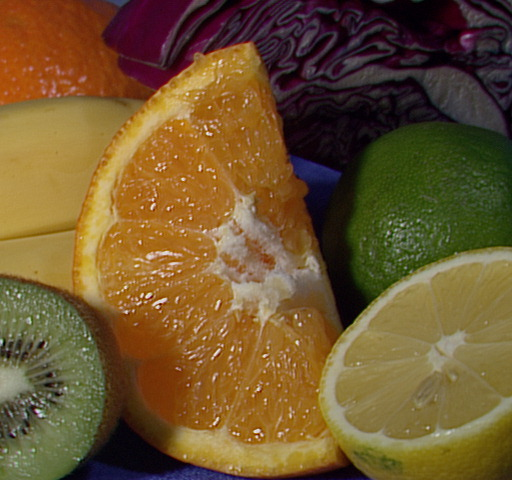
#> input picture Data/fruits.jpg, 512 x 480 px
$ python Edges_CannyDetector.py
#> lines starting #> are read from the running program, lines starting #| are printed output that depends on the picture; after the words box and inside, x2 and y2 are one past the last pixel; in counts of white or black regions, pixels touching at a corner belong together
import cv2 as cv
import argparse
title_window = 'Edges_CannyDetector.py'

max_lowThreshold = 100
window_name = 'Edge Map'
title_trackbar = 'Min Threshold:'
ratio = 3
kernel_size = 3

def CannyThreshold(val):
    low_threshold = val
    img_blur = cv.blur(src_gray, (3,3))
    detected_edges = cv.Canny(img_blur, low_threshold, low_threshold*ratio, kernel_size)
    mask = detected_edges != 0
    dst1 = src * (mask[:,:,None].astype(src.dtype))
    cv.imshow(window_name, dst1)
    cv.waitKey(1000000)

parser = argparse.ArgumentParser(description='Code for Canny Edge Detector tutorial.')
parser.add_argument('--input', help='Path to input image.', default='../Data/fruits.jpg')
args = parser.parse_args()

src = cv.imread(cv.samples.findFile(args.input))
#> src is the input picture: shape (480, 512, 3); mean B, G, R 46.2, 85.6, 110.8
if src is None:
    print('Could not open or find the image: ', args.input)
    exit(0)

src_gray = cv.cvtColor(src, cv.COLOR_BGR2GRAY)
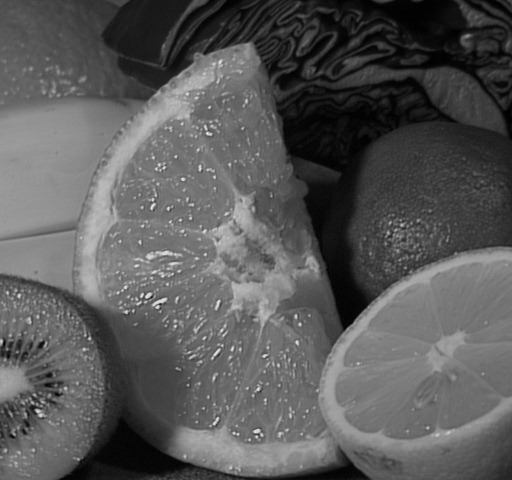
#> src_gray: shape (480, 512); min 0, max 238, mean 88.7

cv.namedWindow(window_name)
cv.createTrackbar(title_trackbar, window_name , 0, max_lowThreshold, CannyThreshold)
#> slider 'Min Threshold:' is set to 20

CannyThreshold(0)
#> in CannyThreshold, `detected_edges = cv.Canny(img_blur, low_threshold, low_threshold*ratio..`:
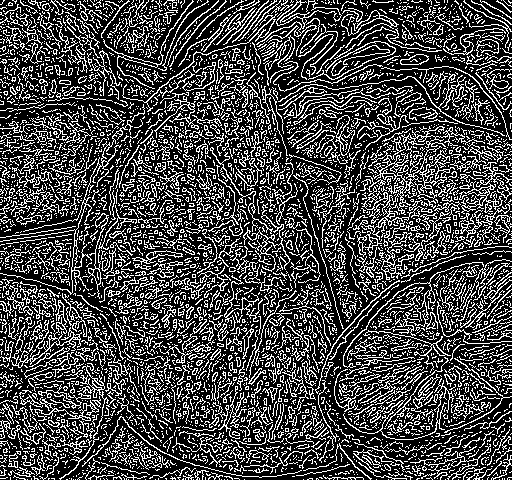
#> detected_edges: shape (480, 512); 27.9% white in thin lines or dots
#> in CannyThreshold, `mask = detected_edges != 0`: mask: shape (480, 512) bool; 27.9% white in thin lines or dots
#> in CannyThreshold, `dst1 = src * (mask[:,:,None].astype(src.dtype))`:
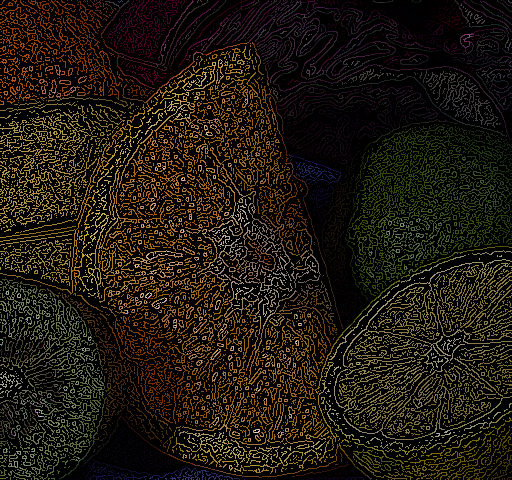
#> dst1: shape (480, 512, 3); mean B, G, R 13.5, 24.5, 31.3
#> call 2 of CannyThreshold, with val = 20
#> in CannyThreshold (call 2), `detected_edges = cv.Canny(img_blur, low_threshold, low_threshold*ratio..`:
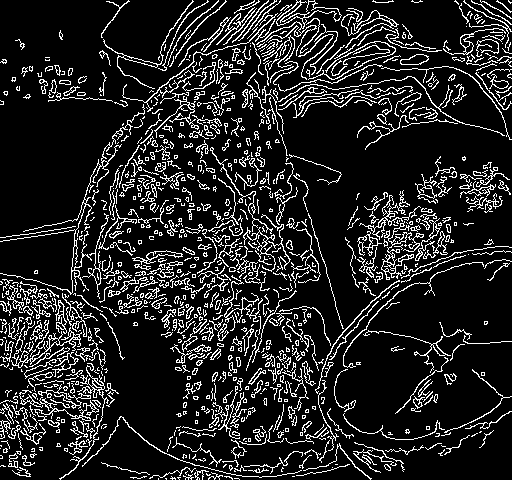
#> detected_edges: shape (480, 512); 14% white in thin lines or dots
#> in CannyThreshold (call 2), `mask = detected_edges != 0`: mask: shape (480, 512) bool; 14% white in thin lines or dots
#> in CannyThreshold (call 2), `dst1 = src * (mask[:,:,None].astype(src.dtype))`:
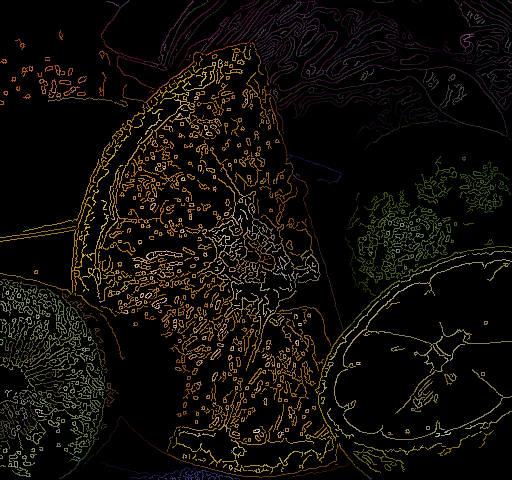
#> dst1: shape (480, 512, 3); mean B, G, R 7.9, 12.8, 16.1

$ run again, with Data/01.JPG copied over Data/fruits.jpg
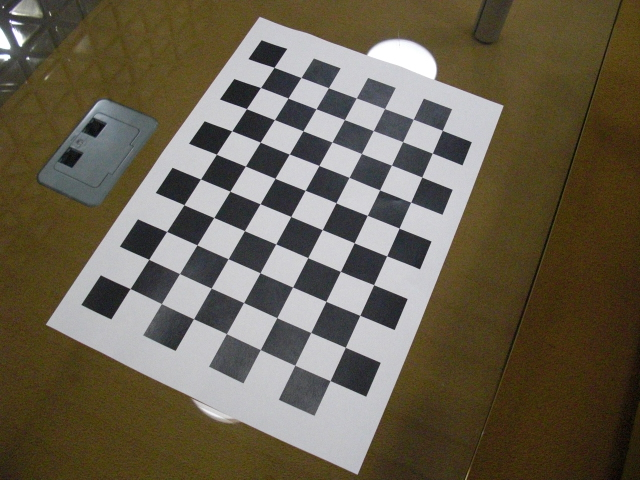
#> input picture Data/01.JPG, 640 x 480 px
#> src is the input picture: shape (480, 640, 3); mean B, G, R 79.4, 96.7, 105.1
#> in CannyThreshold, `detected_edges = cv.Canny(img_blur, low_threshold, low_threshold*ratio..`:
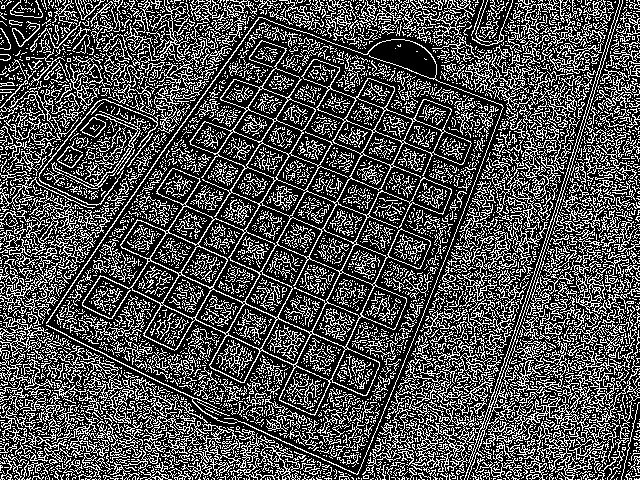
#> detected_edges: shape (480, 640); 30.7% white in thin lines or dots
#> mask: shape (480, 640) bool; 30.7% white in thin lines or dots
#> detected_edges: shape (480, 640); 3.8% white in thin lines or dots
#> mask: shape (480, 640) bool; 3.8% white in thin lines or dots
#> in CannyThreshold (call 2), `dst1 = src * (mask[:,:,None].astype(src.dtype))`:
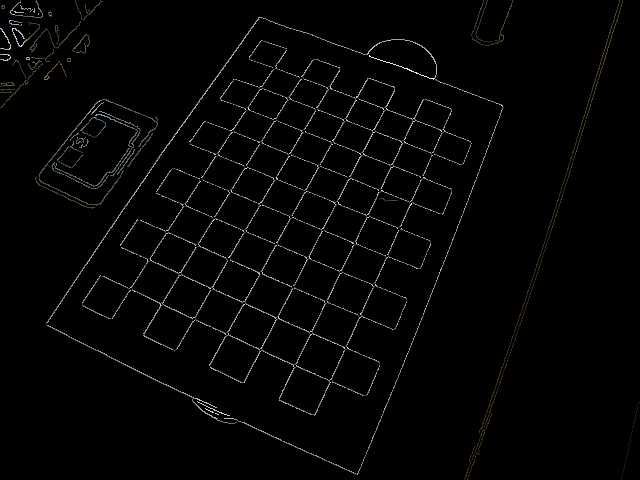
#> dst1: shape (480, 640, 3); mean B, G, R 4.4, 4.4, 4.5

$ run again, with Data/GeneticDrawingExample.jpg copied over Data/fruits.jpg
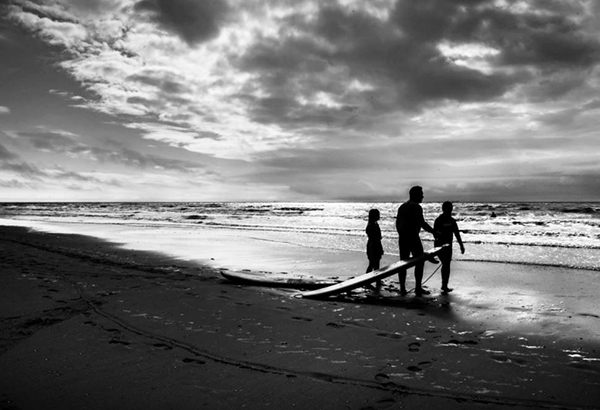
#> input picture Data/GeneticDrawingExample.jpg, 600 x 410 px
#> src is the input picture: shape (410, 600, 3); min 0, max 255, mean 116.6
#> in CannyThreshold, `detected_edges = cv.Canny(img_blur, low_threshold, low_threshold*ratio..`:
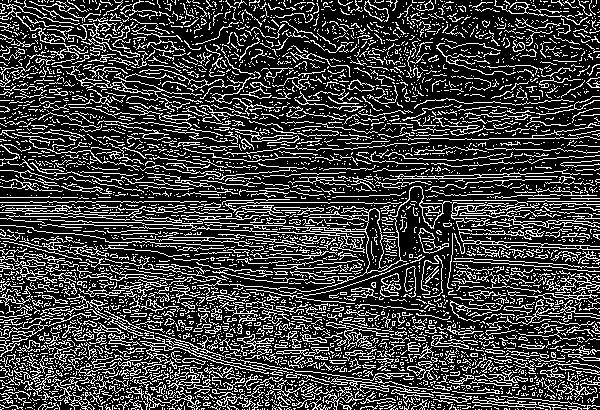
#> detected_edges: shape (410, 600); 25.1% white in thin lines or dots
#> mask: shape (410, 600) bool; 25.1% white in thin lines or dots
#> detected_edges: shape (410, 600); 14.1% white in thin lines or dots
#> mask: shape (410, 600) bool; 14.1% white in thin lines or dots
#> in CannyThreshold (call 2), `dst1 = src * (mask[:,:,None].astype(src.dtype))`:
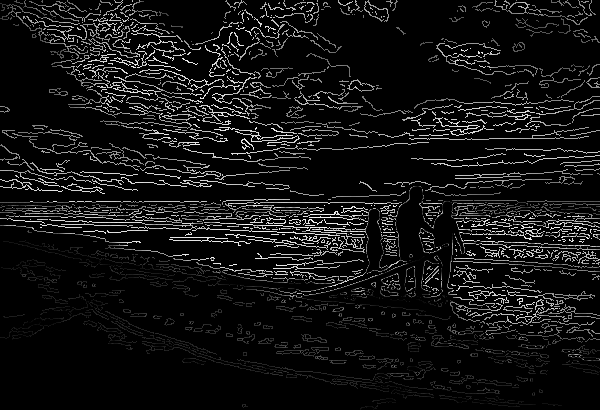
#> dst1: shape (410, 600, 3); min 0, max 255, mean 19
